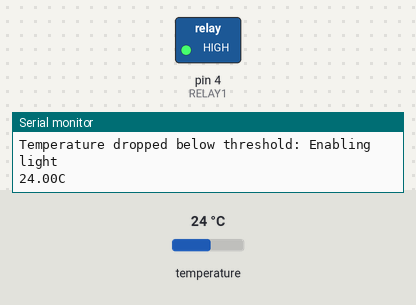
Simulated run of this sketch. Board: Arduino Uno, built with avr-gcc and run on an emulated ATmega328P. On the bench: switched loads named in the sketch (green lamp = pin HIGH), the last lines printed to the serial monitor. The inputs (shaded band) are chosen by the test bench; at power-on: temperature 24 °C.

Above: at 3.1 s.
3.2 s: temperature set to 34.4 °C
5.1 s: temperature set to 35.5 °C
At 6.9 s:
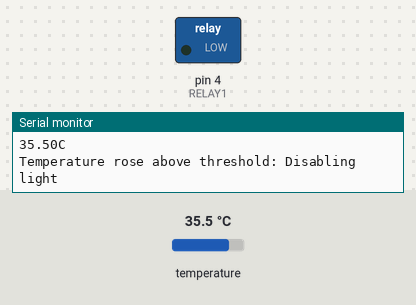
7.6 s: temperature set to 28.9 °C
9.9 s: temperature set to 27.7 °C
At 10.6 s:
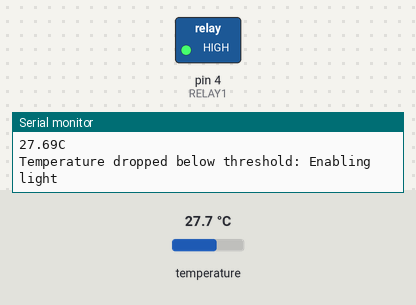
11.8 s: temperature set to 41 °C
At 13.9 s:
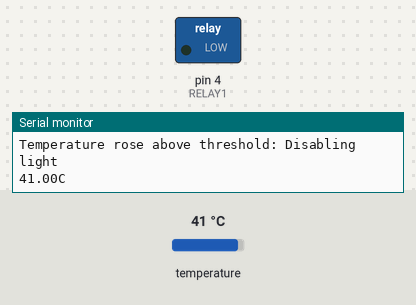
Timing chart, 0 to 15.0 s (numbered marks = the images above; inputs shaded):
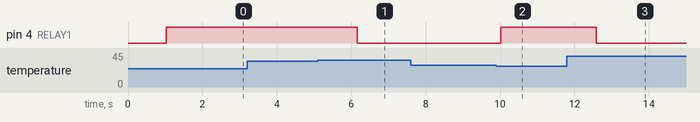

The sketch:

BirdBrooder.ino
```cpp
#include <OneWire.h>

#define RELAY1 4 // Relay on pin 4
const float TEMPLOW = 28.00; // minimum temperature
const float TEMPHI = 35.00; // maximum temperature
OneWire  ds(3); // DS18B20 on pin 3
bool lightOn; // light state

void setup() {
  pinMode(RELAY1, OUTPUT);
  Serial.begin(9600);
  digitalWrite(RELAY1, LOW); // turn relay off to be safe
  lightOn = false; // update light state
  Serial.println("BirdBrooder v1.0 - boot up complete.");
}


void loop() {
  byte i;
  byte present = 0;
  byte type_s;
  byte data[12];
  byte addr[8];
  float celsius;
  if (!ds.search(addr)) {
    ds.reset_search();
    delay(250);
    return;
  }
  ds.reset();
  ds.select(addr);
  ds.write(0x44, 1);
  delay(1000);
  present = ds.reset();
  ds.select(addr);
  ds.write(0xBE);
  for (i = 0; i < 9; i++) {
    data[i] = ds.read();
  }
  int16_t raw = (data[1] << 8) | data[0];
  byte cfg = (data[4] & 0x60);
  if (cfg == 0x00) raw = raw & ~7;
  else if (cfg == 0x20) raw = raw & ~3;
  else if (cfg == 0x40) raw = raw & ~1;
  celsius = (float)raw / 16.0;

  Serial.print(celsius);
  Serial.println("C");

  if (celsius <= TEMPLOW) {
    if (!lightOn) {
      lightOn = true;
      Serial.println("Temperature dropped below threshold: Enabling light");
      digitalWrite(RELAY1, HIGH);
    }
  }

  if (celsius >= TEMPHI) {
    if (lightOn) {
      lightOn = false;
      Serial.println("Temperature rose above threshold: Disabling light");
      digitalWrite(RELAY1, LOW);
    }
  }
}
```

Measured:
- the behaviour switches between 34.9 and 35 °C on temperature (found by bisection; images 0 and 1)
- the behaviour switches between 28.1 and 28 °C on temperature (found by bisection; images 1 and 2)
- after the input at 5.1 s, pin 4 (RELAY1): HIGH → LOW after 1.1 s
- after the input at 9.9 s, pin 4 (RELAY1): LOW → HIGH after 0.12 s
- after the input at 11.8 s, pin 4 (RELAY1): HIGH → LOW after 0.79 s
